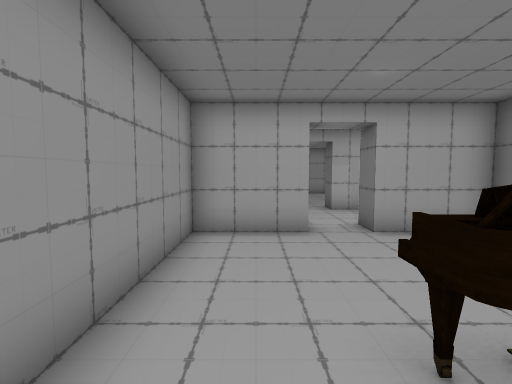
view 1 (above)

16 first-person views from a walk through a 3-D level made in the Unity game engine. The camera is 1.4 m above the floor, tilts 4° down and sees 85° across. The floor is counted in squares, 1 m on a side. Each view is taken from the middle of a square. On the plan, view 1 faces up. The plan holds only what a view shows up to about 14 squares ahead; the rest is blank. The player is left out.

view 2
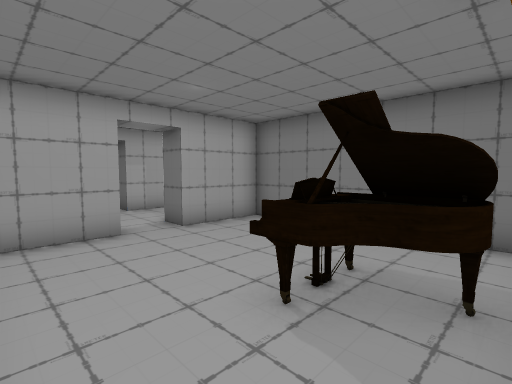

view 3
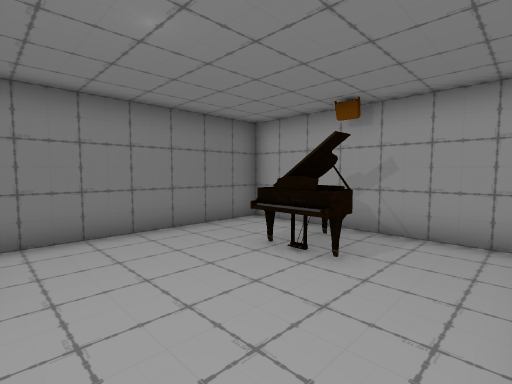

view 4
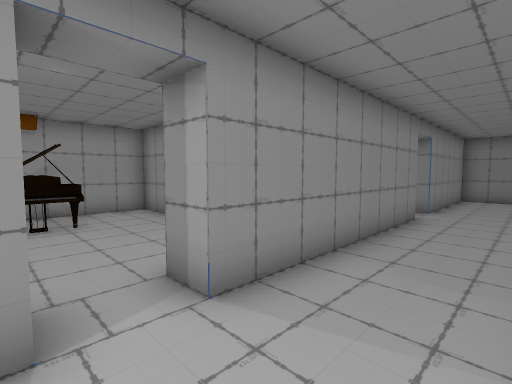

view 5
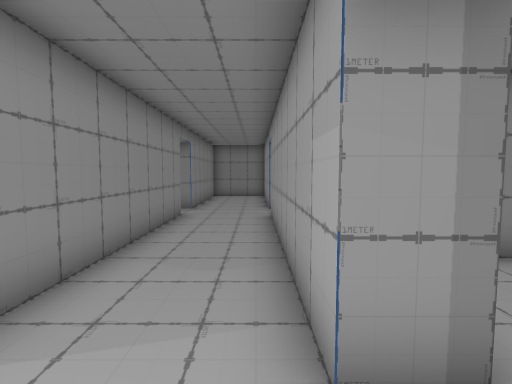

view 6
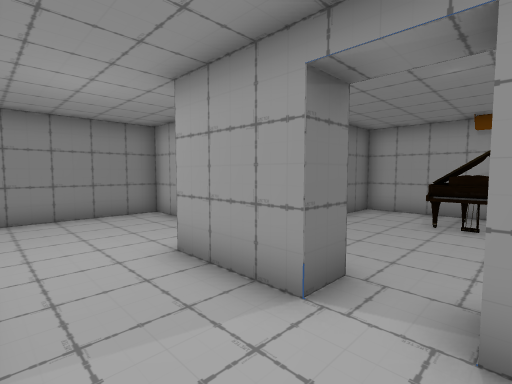

view 7
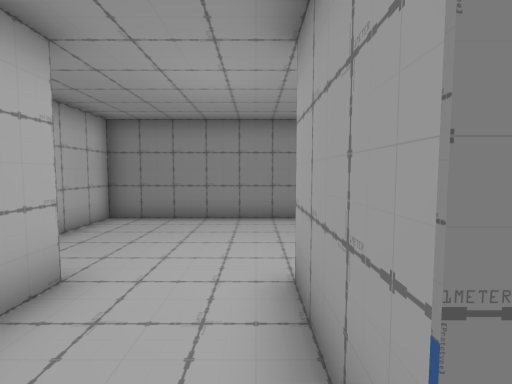

view 8
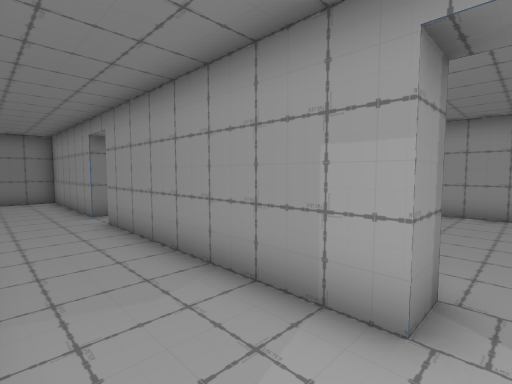

view 9
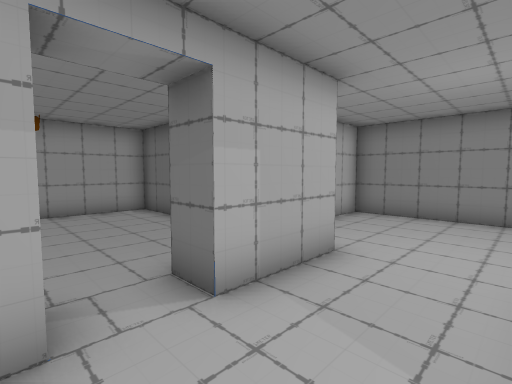

view 10
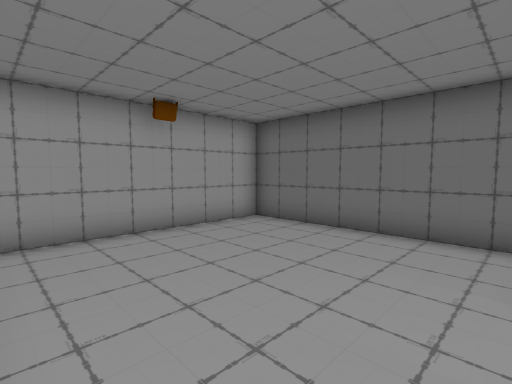

view 11
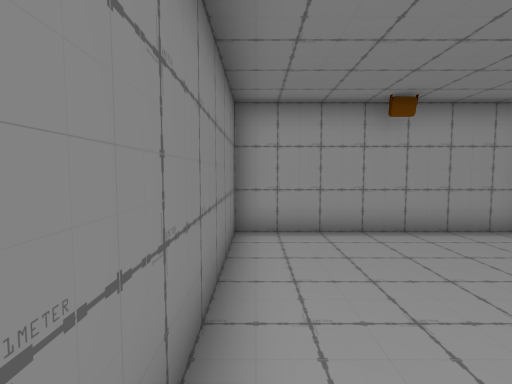

view 12
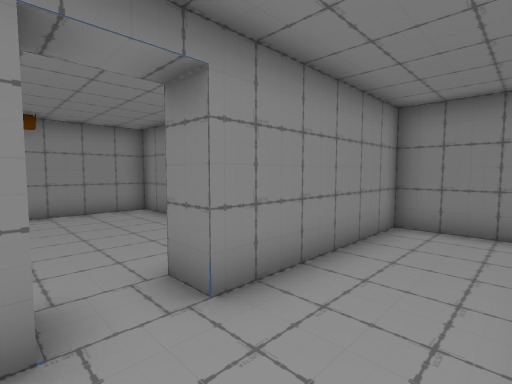

view 13
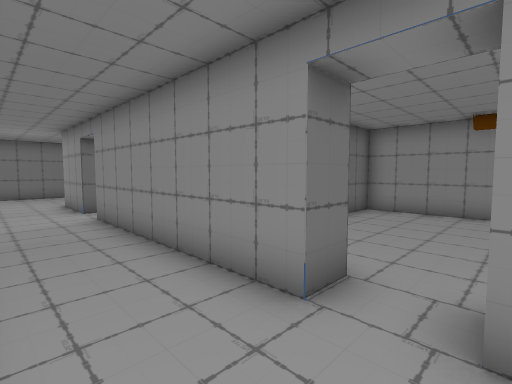

view 14
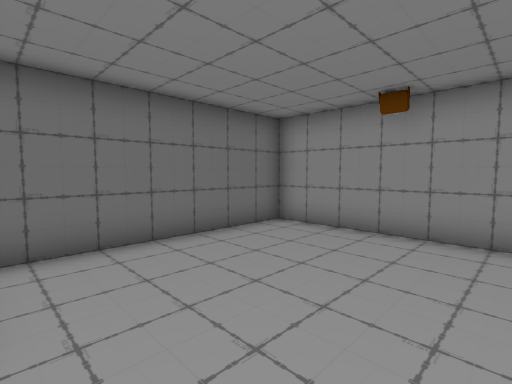

view 15
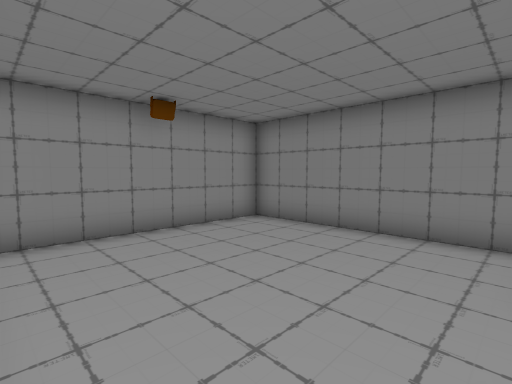

view 16
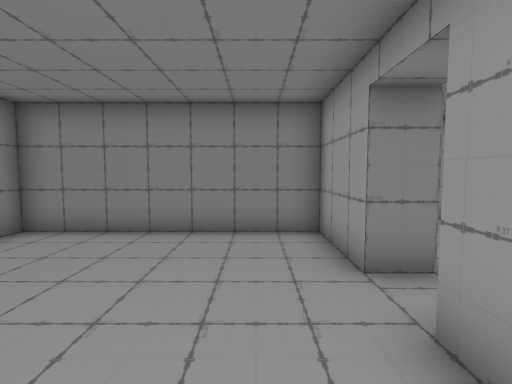

### Floor plan
Ten units are one square. View 1 is at (0, 0); x grows to the right and y downward. Boxes are objects, and circles mark ways between rooms. Rooms are numbered by the first view taken in them; rooms with no view inside come last. Other rooms are left out.
<svg viewBox="-140 -190 250 200">
<path fill="none" stroke="#000" d="M13 -65 -15 -65 -15 5 55 5 55 -65 28 -65M13 -105 -62 -105M28 -65 28 -75 55 -75M56 -105 28 -105M-62 -65 -62 -75 13 -75 13 -65M-78 -105 -135 -105 -135 -75 -78 -75 -78 -65M90 -55 105 -55 105 -125 82 -125M13 -116 13 -105M55 -121 55 -185 -15 -185 -15 -125M28 -105 28 -115M-78 -65 -105 -65 -105 5 -35 5 -35 -59M-55 -65 -62 -65"/>
<rect x="5" y="-25" width="30" height="30" fill="#bbb"><title>piano</title></rect>
<circle cx="20" cy="-70" r="3" fill="#2a7"/>
<circle cx="20" cy="-110" r="3" fill="#2a7"/>
<circle cx="-70" cy="-70" r="3" fill="#2a7"/>
<text x="20" y="-30">1</text>
<text x="0" y="-90">2</text>
<text x="20" y="-150">3</text>
<text x="-70" y="-30">4</text>
</svg>
Room 1 opens to room 2. Room 2 opens to room 3. Room 2 opens to room 4.

Where each view was taken, in squares from view 1:
view 1: 0 up, 0 right, facing up
view 2: 0 up, 1 left, facing up-right
view 3: 6 up, 1 left, facing down-right
view 4: 10 up, 3 right, facing down-left
view 5: 10 up, 3 right, facing left
view 6: 10 up, 1 right, facing down-right
view 7: 8 up, 2 right, facing right
view 8: 8 up, 2 right, facing up-left
view 9: 8 up, 1 right, facing up-right
view 10: 12 up, 1 left, facing up-right
view 11: 12 up, 1 left, facing up
view 12: 10 up, 6 left, facing down-left
view 13: 10 up, 8 left, facing down-right
view 14: 6 up, 9 left, facing down-right
view 15: 6 up, 4 left, facing down-left
view 16: 5 up, 4 left, facing left
